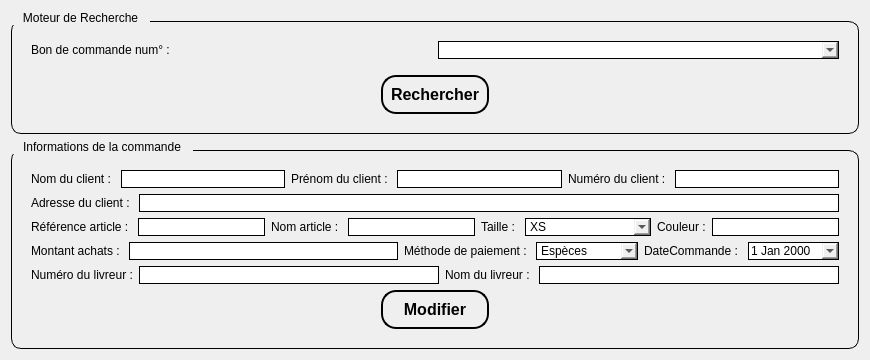
             <widget class="QWidget" name="tab_7">
              <attribute name="title">
               <string>   modifier Commande   </string>
              </attribute>
              <layout class="QGridLayout" name="gridLayout_13">
               <item row="1" column="0">
                <widget class="QGroupBox" name="groupBox_20">
                 <property name="sizePolicy">
                  <sizepolicy hsizetype="Expanding" vsizetype="Expanding">
                   <horstretch>0</horstretch>
                   <verstretch>0</verstretch>
                  </sizepolicy>
                 </property>
                 <property name="styleSheet">
                  <string notr="true">QGroupBox {
    border: 1px solid ; /* Bordure plus fine et élégante */
    border-radius: 10px;       /* Coins arrondis */
    padding: 10px;             /* Espace intérieur */
    margin-top: 10px;          /* Espace pour le titre */
}

QGroupBox::title {
    subcontrol-origin: margin;
    padding: 0 10px;                 /* Espace autour du titre */
    color: #000000;                  /* Couleur du texte du titre */
	color: rgb(0, 0, 0);       /* Fond du titre pour contraste */
    border-radius: 5px;              /* Coins arrondis du titre */
    font-weight: bold;               /* Met le titre en gras */
    font-size: 14px;                 /* Taille du texte */
}
</string>
                 </property>
                 <property name="title">
                  <string>Informations de la commande</string>
                 </property>
                 <layout class="QGridLayout" name="gridLayout_47">
                  <item row="0" column="0">
                   <layout class="QHBoxLayout" name="horizontalLayout_59">
                    <item>
                     <widget class="QLabel" name="label_79">
                      <property name="styleSheet">
                       <string notr="true">font: 600 9pt &quot;Segoe UI&quot;;
color: rgb(0, 0, 0);</string>
                      </property>
                      <property name="text">
                       <string>Nom du client : </string>
                      </property>
                     </widget>
                    </item>
                    <item>
                     <widget class="QLineEdit" name="l_nomClientl_m">
                      <property name="minimumSize">
                       <size>
                        <width>100</width>
                        <height>0</height>
                       </size>
                      </property>
                      <property name="styleSheet">
                       <string notr="true">color: rgb(0, 0, 0);
border: 1px solid black;
font: 600 10pt &quot;Segoe UI&quot;;</string>
                      </property>
                     </widget>
                    </item>
                    <item>
                     <widget class="QLabel" name="label_80">
                      <property name="styleSheet">
                       <string notr="true">font: 600 9pt &quot;Segoe UI&quot;;
color: rgb(0, 0, 0);</string>
                      </property>
                      <property name="text">
                       <string>Prénom du client : </string>
                      </property>
                     </widget>
                    </item>
                    <item>
                     <widget class="QLineEdit" name="l_prenomClientl_m">
                      <property name="minimumSize">
                       <size>
                        <width>100</width>
                        <height>0</height>
                       </size>
                      </property>
                      <property name="styleSheet">
                       <string notr="true">color: rgb(0, 0, 0);
border: 1px solid black;
font: 600 10pt &quot;Segoe UI&quot;;</string>
                      </property>
                     </widget>
                    </item>
                    <item>
                     <widget class="QLabel" name="label_81">
                      <property name="styleSheet">
                       <string notr="true">font: 600 9pt &quot;Segoe UI&quot;;
color: rgb(0, 0, 0);</string>
                      </property>
                      <property name="text">
                       <string>Numéro du client : </string>
                      </property>
                     </widget>
                    </item>
                    <item>
                     <widget class="QLineEdit" name="l_idcl_m">
                      <property name="minimumSize">
                       <size>
                        <width>100</width>
                        <height>0</height>
                       </size>
                      </property>
                      <property name="styleSheet">
                       <string notr="true">color: rgb(0, 0, 0);
border: 1px solid black;
font: 600 10pt &quot;Segoe UI&quot;;</string>
                      </property>
                     </widget>
                    </item>
                   </layout>
                  </item>
                  <item row="1" column="0">
                   <layout class="QHBoxLayout" name="horizontalLayout_60">
                    <item>
                     <widget class="QLabel" name="label_82">
                      <property name="styleSheet">
                       <string notr="true">font: 600 9pt &quot;Segoe UI&quot;;
color: rgb(0, 0, 0);</string>
                      </property>
                      <property name="text">
                       <string>Adresse du client : </string>
                      </property>
                     </widget>
                    </item>
                    <item>
                     <widget class="QLineEdit" name="l_adresseClientl_m">
                      <property name="minimumSize">
                       <size>
                        <width>100</width>
                        <height>0</height>
                       </size>
                      </property>
                      <property name="styleSheet">
                       <string notr="true">color: rgb(0, 0, 0);
border: 1px solid black;
font: 600 10pt &quot;Segoe UI&quot;;</string>
                      </property>
                     </widget>
                    </item>
                   </layout>
                  </item>
                  <item row="2" column="0">
                   <layout class="QHBoxLayout" name="horizontalLayout_61">
                    <item>
                     <widget class="QLabel" name="label_83">
                      <property name="styleSheet">
                       <string notr="true">font: 600 9pt &quot;Segoe UI&quot;;
color: rgb(0, 0, 0);</string>
                      </property>
                      <property name="text">
                       <string>Référence article : </string>
                      </property>
                     </widget>
                    </item>
                    <item>
                     <widget class="QLineEdit" name="l_refArticlel_m">
                      <property name="minimumSize">
                       <size>
                        <width>100</width>
                        <height>0</height>
                       </size>
                      </property>
                      <property name="styleSheet">
                       <string notr="true">color: rgb(0, 0, 0);
border: 1px solid black;
font: 600 9pt &quot;Segoe UI&quot;;</string>
                      </property>
                     </widget>
                    </item>
                    <item>
                     <widget class="QLabel" name="label_84">
                      <property name="styleSheet">
                       <string notr="true">font: 600 9pt &quot;Segoe UI&quot;;
color: rgb(0, 0, 0);</string>
                      </property>
                      <property name="text">
                       <string>Nom article : </string>
                      </property>
                     </widget>
                    </item>
                    <item>
                     <widget class="QLineEdit" name="l_nomArticlel_m">
                      <property name="minimumSize">
                       <size>
                        <width>100</width>
                        <height>0</height>
                       </size>
                      </property>
                      <property name="styleSheet">
                       <string notr="true">color: rgb(0, 0, 0);
border: 1px solid black;
font: 600 10pt &quot;Segoe UI&quot;;</string>
                      </property>
                     </widget>
                    </item>
                    <item>
                     <widget class="QLabel" name="label_85">
                      <property name="styleSheet">
                       <string notr="true">font: 600 9pt &quot;Segoe UI&quot;;
color: rgb(0, 0, 0);</string>
                      </property>
                      <property name="text">
                       <string>Taille : </string>
                      </property>
                     </widget>
                    </item>
                    <item>
                     <widget class="QComboBox" name="l_tailleArticlel_m">
                      <property name="sizePolicy">
                       <sizepolicy hsizetype="Expanding" vsizetype="Fixed">
                        <horstretch>0</horstretch>
                        <verstretch>0</verstretch>
                       </sizepolicy>
                      </property>
                      <property name="styleSheet">
                       <string notr="true">color: rgb(0, 0, 0);
border: 1px solid black;
font: 600 10pt &quot;Segoe UI&quot;;</string>
                      </property>
                      <item>
                       <property name="text">
                        <string>XS</string>
                       </property>
                      </item>
                      <item>
                       <property name="text">
                        <string>S</string>
                       </property>
                      </item>
                      <item>
                       <property name="text">
                        <string>M</string>
                       </property>
                      </item>
                      <item>
                       <property name="text">
                        <string>L</string>
                       </property>
                      </item>
                      <item>
                       <property name="text">
                        <string>XL</string>
                       </property>
                      </item>
                      <item>
                       <property name="text">
                        <string>XXL</string>
                       </property>
                      </item>
                     </widget>
                    </item>
                    <item>
                     <widget class="QLabel" name="label_86">
                      <property name="styleSheet">
                       <string notr="true">font: 600 9pt &quot;Segoe UI&quot;;
color: rgb(0, 0, 0);</string>
                      </property>
                      <property name="text">
                       <string>Couleur :</string>
                      </property>
                     </widget>
                    </item>
                    <item>
                     <widget class="QLineEdit" name="l_couleurArticlel_m">
                      <property name="minimumSize">
                       <size>
                        <width>100</width>
                        <height>0</height>
                       </size>
                      </property>
                      <property name="styleSheet">
                       <string notr="true">color: rgb(0, 0, 0);
border: 1px solid black;
font: 600 10pt &quot;Segoe UI&quot;;</string>
                      </property>
                     </widget>
                    </item>
                   </layout>
                  </item>
                  <item row="3" column="0">
                   <layout class="QHBoxLayout" name="horizontalLayout_62">
                    <item>
                     <widget class="QLabel" name="label_87">
                      <property name="styleSheet">
                       <string notr="true">font: 600 9pt &quot;Segoe UI&quot;;
color: rgb(0, 0, 0);</string>
                      </property>
                      <property name="text">
                       <string>Montant achats : </string>
                      </property>
                     </widget>
                    </item>
                    <item>
                     <widget class="QLineEdit" name="l_montantAchatsl_m">
                      <property name="minimumSize">
                       <size>
                        <width>100</width>
                        <height>0</height>
                       </size>
                      </property>
                      <property name="styleSheet">
                       <string notr="true">color: rgb(0, 0, 0);
border: 1px solid black;
font: 600 10pt &quot;Segoe UI&quot;;</string>
                      </property>
                     </widget>
                    </item>
                    <item>
                     <widget class="QLabel" name="label_117">
                      <property name="styleSheet">
                       <string notr="true">font: 600 9pt &quot;Segoe UI&quot;;
color: rgb(0, 0, 0);</string>
                      </property>
                      <property name="text">
                       <string>Méthode de paiement : </string>
                      </property>
                     </widget>
                    </item>
                    <item>
                     <widget class="QComboBox" name="l_methodePaiement_m">
                      <property name="styleSheet">
                       <string notr="true">color: rgb(0, 0, 0);
border: 1px solid black;
font: 600 10pt &quot;Segoe UI&quot;;</string>
                      </property>
                      <item>
                       <property name="text">
                        <string>Espèces</string>
                       </property>
                      </item>
                      <item>
                       <property name="text">
                        <string>Carte Bancaire</string>
                       </property>
                      </item>
                      <item>
                       <property name="text">
                        <string>Chèque</string>
                       </property>
                      </item>
                     </widget>
                    </item>
                    <item>
                     <widget class="QLabel" name="label_129">
                      <property name="styleSheet">
                       <string notr="true">font: 600 9pt &quot;Segoe UI&quot;;
color: rgb(0, 0, 0);</string>
                      </property>
                      <property name="text">
                       <string>DateCommande : </string>
                      </property>
                     </widget>
                    </item>
                    <item>
                     <widget class="QDateEdit" name="l_dateCommande_m">
                      <property name="styleSheet">
                       <string notr="true">color: rgb(0, 0, 0);
border: 1px solid black;
font: 600 10pt &quot;Segoe UI&quot;;</string>
                      </property>
                      <property name="calendarPopup">
                       <bool>true</bool>
                      </property>
                     </widget>
                    </item>
                   </layout>
                  </item>
                  <item row="4" column="0">
                   <layout class="QHBoxLayout" name="horizontalLayout_63">
                    <item>
                     <widget class="QLabel" name="label_130">
                      <property name="styleSheet">
                       <string notr="true">font: 600 9pt &quot;Segoe UI&quot;;
color: rgb(0, 0, 0);</string>
                      </property>
                      <property name="text">
                       <string>Numéro du livreur :</string>
                      </property>
                     </widget>
                    </item>
                    <item>
                     <widget class="QLineEdit" name="l_idel_m">
                      <property name="minimumSize">
                       <size>
                        <width>100</width>
                        <height>0</height>
                       </size>
                      </property>
                      <property name="styleSheet">
                       <string notr="true">color: rgb(0, 0, 0);
border: 1px solid black;
font: 600 10pt &quot;Segoe UI&quot;;</string>
                      </property>
                     </widget>
                    </item>
                    <item>
                     <widget class="QLabel" name="label_131">
                      <property name="styleSheet">
                       <string notr="true">font: 600 9pt &quot;Segoe UI&quot;;
color: rgb(0, 0, 0);</string>
                      </property>
                      <property name="text">
                       <string>Nom du livreur : </string>
                      </property>
                     </widget>
                    </item>
                    <item>
                     <widget class="QLineEdit" name="l_nomLivreurl_m">
                      <property name="minimumSize">
                       <size>
                        <width>100</width>
                        <height>0</height>
                       </size>
                      </property>
                      <property name="styleSheet">
                       <string notr="true">color: rgb(0, 0, 0);
border: 1px solid black;
font: 600 10pt &quot;Segoe UI&quot;;</string>
                      </property>
                     </widget>
                    </item>
                   </layout>
                  </item>
                  <item row="5" column="0">
                   <layout class="QHBoxLayout" name="horizontalLayout_64">
                    <item>
                     <spacer name="horizontalSpacer_36">
                      <property name="orientation">
                       <enum>Qt::Orientation::Horizontal</enum>
                      </property>
                      <property name="sizeType">
                       <enum>QSizePolicy::Policy::Fixed</enum>
                      </property>
                      <property name="sizeHint" stdset="0">
                       <size>
                        <width>350</width>
                        <height>20</height>
                       </size>
                      </property>
                     </spacer>
                    </item>
                    <item>
                     <widget class="QPushButton" name="b_modifier">
                      <property name="styleSheet">
                       <string notr="true">QPushButton {
    color: black;                  /* Couleur du texte par défaut */
    border: 2px solid black;     /* Bordure légèrement plus foncée */
    border-radius: 15px;            /* Coins arrondis */
    padding: 8px 8px;             /* Espacement interne */
    font-size: 16px;               /* Taille de police */
    font-weight: bold;             /* Texte en gras */
    transition: background-color 0.3s ease; /* Transition douce pour la couleur */
}

QPushButton:hover {
    background-color: #00159b;     /* Couleur de fond au clic */
    color: white;                  /* Texte en blanc au clic */
}

QPushButton:pressed {
    background-color: #00159b;     /* Couleur de fond au clic */
    color: white;                  /* Texte en blanc au clic */
}
</string>
                      </property>
                      <property name="text">
                       <string>Modifier</string>
                      </property>
                     </widget>
                    </item>
                    <item>
                     <spacer name="horizontalSpacer_37">
                      <property name="orientation">
                       <enum>Qt::Orientation::Horizontal</enum>
                      </property>
                      <property name="sizeType">
                       <enum>QSizePolicy::Policy::Preferred</enum>
                      </property>
                      <property name="sizeHint" stdset="0">
                       <size>
                        <width>350</width>
                        <height>20</height>
                       </size>
                      </property>
                     </spacer>
                    </item>
                   </layout>
                  </item>
                 </layout>
                </widget>
               </item>
               <item row="0" column="0">
                <widget class="QGroupBox" name="groupBox_19">
                 <property name="sizePolicy">
                  <sizepolicy hsizetype="Preferred" vsizetype="Preferred">
                   <horstretch>0</horstretch>
                   <verstretch>0</verstretch>
                  </sizepolicy>
                 </property>
                 <property name="styleSheet">
                  <string notr="true">QGroupBox {
    border: 1px solid ; /* Bordure plus fine et élégante */
    border-radius: 10px;       /* Coins arrondis */
    padding: 10px;             /* Espace intérieur */
    margin-top: 10px;          /* Espace pour le titre */
}

QGroupBox::title {
    subcontrol-origin: margin;
    padding: 0 10px;                 /* Espace autour du titre */
    color: #000000;                  /* Couleur du texte du titre */
	color: rgb(0, 0, 0);       /* Fond du titre pour contraste */
    border-radius: 5px;              /* Coins arrondis du titre */
    font-weight: bold;               /* Met le titre en gras */
    font-size: 14px;                 /* Taille du texte */
}
</string>
                 </property>
                 <property name="title">
                  <string>Moteur de Recherche</string>
                 </property>
                 <layout class="QGridLayout" name="gridLayout_14">
                  <item row="0" column="0">
                   <layout class="QHBoxLayout" name="horizontalLayout_58">
                    <item>
                     <widget class="QLabel" name="label_78">
                      <property name="styleSheet">
                       <string notr="true">font: 600 9pt &quot;Segoe UI&quot;;
color: rgb(0, 0, 0);</string>
                      </property>
                      <property name="text">
                       <string>Bon de commande num° :</string>
                      </property>
                     </widget>
                    </item>
                    <item>
                     <widget class="QComboBox" name="l_refl_m">
                      <property name="sizePolicy">
                       <sizepolicy hsizetype="Preferred" vsizetype="Fixed">
                        <horstretch>0</horstretch>
                        <verstretch>0</verstretch>
                       </sizepolicy>
                      </property>
                      <property name="styleSheet">
                       <string notr="true">color: rgb(0, 0, 0);
border: 1px solid black;
font: 600 10pt &quot;Segoe UI&quot;;</string>
                      </property>
                      <property name="editable">
                       <bool>true</bool>
                      </property>
                     </widget>
                    </item>
                   </layout>
                  </item>
                  <item row="1" column="0">
                   <spacer name="verticalSpacer_6">
                    <property name="orientation">
                     <enum>Qt::Orientation::Vertical</enum>
                    </property>
                    <property name="sizeType">
                     <enum>QSizePolicy::Policy::Preferred</enum>
                    </property>
                    <property name="sizeHint" stdset="0">
                     <size>
                      <width>20</width>
                      <height>10</height>
                     </size>
                    </property>
                   </spacer>
                  </item>
                  <item row="2" column="0">
                   <layout class="QHBoxLayout" name="horizontalLayout_57">
                    <item>
                     <spacer name="horizontalSpacer_34">
                      <property name="orientation">
                       <enum>Qt::Orientation::Horizontal</enum>
                      </property>
                      <property name="sizeType">
                       <enum>QSizePolicy::Policy::Fixed</enum>
                      </property>
                      <property name="sizeHint" stdset="0">
                       <size>
                        <width>350</width>
                        <height>20</height>
                       </size>
                      </property>
                     </spacer>
                    </item>
                    <item>
                     <widget class="QPushButton" name="b_rechercher_s_3">
                      <property name="styleSheet">
                       <string notr="true">QPushButton {
    color: black;                  /* Couleur du texte par défaut */
    border: 2px solid black;     /* Bordure légèrement plus foncée */
    border-radius: 15px;            /* Coins arrondis */
    padding: 8px 8px;             /* Espacement interne */
    font-size: 16px;               /* Taille de police */
    font-weight: bold;             /* Texte en gras */
    transition: background-color 0.3s ease; /* Transition douce pour la couleur */
}

QPushButton:hover {
    background-color: #00159b;     /* Couleur de fond au clic */
    color: white;                  /* Texte en blanc au clic */
}

QPushButton:pressed {
    background-color: #00159b;     /* Couleur de fond au clic */
    color: white;                  /* Texte en blanc au clic */
}
</string>
                      </property>
                      <property name="text">
                       <string>Rechercher</string>
                      </property>
                     </widget>
                    </item>
                    <item>
                     <spacer name="horizontalSpacer_35">
                      <property name="orientation">
                       <enum>Qt::Orientation::Horizontal</enum>
                      </property>
                      <property name="sizeType">
                       <enum>QSizePolicy::Policy::Preferred</enum>
                      </property>
                      <property name="sizeHint" stdset="0">
                       <size>
                        <width>350</width>
                        <height>20</height>
                       </size>
                      </property>
                     </spacer>
                    </item>
                   </layout>
                  </item>
                 </layout>
                </widget>
               </item>
              </layout>
             </widget>
